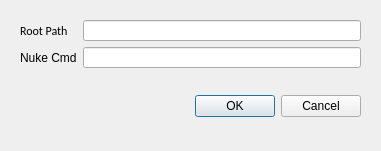
<?xml version="1.0" encoding="UTF-8"?>
<ui version="4.0">
 <class>Dialog</class>
 <widget class="QDialog" name="Dialog">
  <property name="geometry">
   <rect>
    <x>0</x>
    <y>0</y>
    <width>381</width>
    <height>151</height>
   </rect>
  </property>
  <property name="windowTitle">
   <string>Config</string>
  </property>
  <widget class="QDialogButtonBox" name="buttonBox">
   <property name="geometry">
    <rect>
     <x>180</x>
     <y>90</y>
     <width>181</width>
     <height>32</height>
    </rect>
   </property>
   <property name="orientation">
    <enum>Qt::Horizontal</enum>
   </property>
   <property name="standardButtons">
    <set>QDialogButtonBox::Cancel|QDialogButtonBox::Ok</set>
   </property>
  </widget>
  <widget class="QWidget" name="gridLayoutWidget">
   <property name="geometry">
    <rect>
     <x>20</x>
     <y>20</y>
     <width>341</width>
     <height>48</height>
    </rect>
   </property>
   <layout class="QGridLayout" name="gridLayout">
    <item row="0" column="0">
     <widget class="QLabel" name="label">
      <property name="font">
       <font>
        <family>Calibri</family>
       </font>
      </property>
      <property name="text">
       <string>Root Path</string>
      </property>
     </widget>
    </item>
    <item row="0" column="1">
     <widget class="QLineEdit" name="lineEdit">
      <property name="font">
       <font>
        <family>Calibri</family>
       </font>
      </property>
     </widget>
    </item>
    <item row="1" column="0">
     <widget class="QLabel" name="label_2">
      <property name="text">
       <string>Nuke Cmd</string>
      </property>
     </widget>
    </item>
    <item row="1" column="1">
     <widget class="QLineEdit" name="lineEdit_NukeCmd"/>
    </item>
   </layout>
  </widget>
 </widget>
 <resources/>
 <connections>
  <connection>
   <sender>buttonBox</sender>
   <signal>accepted()</signal>
   <receiver>Dialog</receiver>
   <slot>accept()</slot>
   <hints>
    <hint type="sourcelabel">
     <x>248</x>
     <y>254</y>
    </hint>
    <hint type="destinationlabel">
     <x>157</x>
     <y>274</y>
    </hint>
   </hints>
  </connection>
  <connection>
   <sender>buttonBox</sender>
   <signal>rejected()</signal>
   <receiver>Dialog</receiver>
   <slot>reject()</slot>
   <hints>
    <hint type="sourcelabel">
     <x>316</x>
     <y>260</y>
    </hint>
    <hint type="destinationlabel">
     <x>286</x>
     <y>274</y>
    </hint>
   </hints>
  </connection>
 </connections>
</ui>
